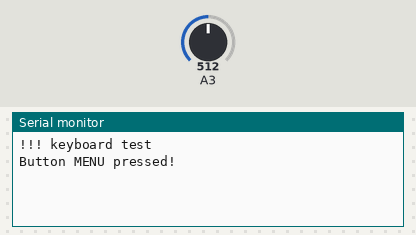
Bench run of a sketch on a simulated Arduino Uno, built with avr-gcc and run on an emulated ATmega328P. Shown: the last lines printed to the serial monitor. The inputs (shaded band) are chosen by the test bench; at power-on: A3 = 512.

Above: at 1.2 s.
1.3 s: A3 set to 370
At 2.2 s:
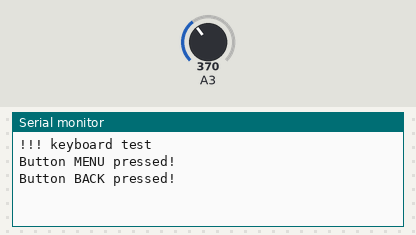
2.9 s: A3 set to 760
At 3.3 s:
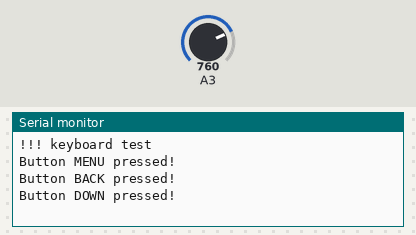
4.4 s: A3 set to 1010
At 5.7 s:
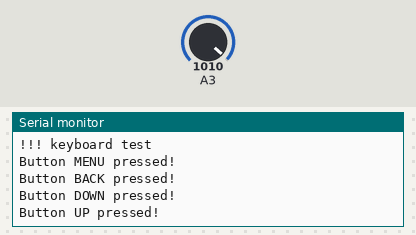

The sketch:

arduino_uno_wifi_-_analog_keyboard.ino
```cpp
#include "src/AnalogKeyboard/AnalogKeyboard.h"

// setari
#define KEYBOARD_ANALOG_PORT A3
#define SERIAL_BAUDRATE 115200 // fast enough

AnalogKeyboard keyboard(KEYBOARD_ANALOG_PORT);

void setup() {
	Serial.begin(SERIAL_BAUDRATE);

	// setup keyboard
	keyboard.setDebounceTime(100);

	Serial.println("!!! keyboard test");
}

void loop() {
	// uint16_t reading = analogRead(KEYBOARD_ANALOG_PORT);
	// Serial.println(reading);
	// delay(1000);

	if (keyboard.upIsPressed()) {
		Serial.println("Button UP pressed!");
	}
	if (keyboard.downIsPressed()) {
		Serial.println("Button DOWN pressed!");
	}
	if (keyboard.menuIsPressed()) {
		Serial.println("Button MENU pressed!");
	}
	if (keyboard.backIsPressed()) {
		Serial.println("Button BACK pressed!");
	}

	keyboard.run();
}
```

AnalogKeyboard.cpp
```cpp
#include "AnalogKeyboard.h"

AnalogKeyboard::AnalogKeyboard(uint8_t p_pin) : _analogPin(p_pin) {
	pinMode(_analogPin, INPUT);
}

bool AnalogKeyboard::upIsPressed() {
	return _buttonPressed == KEYBOARD_UP;
}

bool AnalogKeyboard::downIsPressed() {
	return _buttonPressed == KEYBOARD_DOWN;
}

bool AnalogKeyboard::menuIsPressed() {
	return _buttonPressed == KEYBOARD_MENU;
}

bool AnalogKeyboard::backIsPressed() {
	return _buttonPressed == KEYBOARD_BACK;
}

void AnalogKeyboard::setDebounceTime(uint16_t p_time) {
	_debounceTime = p_time;
}
void AnalogKeyboard::run() {
	unsigned long millisec = millis();
	uint16_t reading = analogRead(_analogPin);
	keyboardKey keyReading = KEYBOARD_NONE;

	// transform reading in button type
	if (reading > 1000) { // usually 1023
		keyReading = KEYBOARD_UP;
	} else if (reading > 750 && reading < 830) { // usually 791
		keyReading = KEYBOARD_DOWN;
	} else if (reading > 500 && reading < 600) { // usually 561
		keyReading = KEYBOARD_MENU;
	} else if (reading > 280 && reading < 380) { // usually 333
		keyReading = KEYBOARD_BACK;
	}

	// handle _buttonPressed
	_buttonPressed = KEYBOARD_NONE;

	if (keyReading != _lastState) {
		_timeNow = millisec;
	}

	if (keyReading == KEYBOARD_UP && (millisec - _timeNow) > _debounceTime) {
		if (!_ignoreReadingUp) {
			_buttonPressed = KEYBOARD_UP;
			_ignoreReadingUp = true;
		}
	} else {
		_ignoreReadingUp = false;
	}
	if (keyReading == KEYBOARD_DOWN && (millisec - _timeNow) > _debounceTime) {
		if (!_ignoreReadingDown) {
			_buttonPressed = KEYBOARD_DOWN;
			_ignoreReadingDown = true;
		}
	} else {
		_ignoreReadingDown = false;
	}
	if (keyReading == KEYBOARD_MENU && (millisec - _timeNow) > _debounceTime) {
		if (!_ignoreReadingMenu) {
			_buttonPressed = KEYBOARD_MENU;
			_ignoreReadingMenu = true;
		}
	} else {
		_ignoreReadingMenu = false;
	}
	if (keyReading == KEYBOARD_BACK && (millisec - _timeNow) > _debounceTime) {
		if (!_ignoreReadingBack) {
			_buttonPressed = KEYBOARD_BACK;
			_ignoreReadingBack = true;
		}
	} else {
		_ignoreReadingBack = false;
	}

	_lastState = keyReading;
}
```

AnalogKeyboard.h
```cpp
#ifndef ANALOG_KEYBOARD_H
#define ANALOG_KEYBOARD_H

#include <Arduino.h>

#define BUTTON_DEBOUNCE_TIME  300 // in milliseconds

enum keyboardKey {
	KEYBOARD_NONE,
	KEYBOARD_UP,
	KEYBOARD_DOWN,
	KEYBOARD_MENU,
	KEYBOARD_BACK
};

class AnalogKeyboard {
public:
	AnalogKeyboard(uint8_t p_pin);
	void run();
	bool upIsPressed();
	bool downIsPressed();
	bool menuIsPressed();
	bool backIsPressed();
	void setDebounceTime(uint16_t p_time);
private:
	uint8_t _analogPin;
	uint16_t _debounceTime = BUTTON_DEBOUNCE_TIME;
	keyboardKey _buttonPressed = KEYBOARD_NONE;
	keyboardKey _lastState = KEYBOARD_NONE;
	unsigned long _timeNow = 0;
	bool _ignoreReadingUp = false; // to trigger button pressed event only once (until it gets released)
	bool _ignoreReadingDown = false; // to trigger button pressed event only once (until it gets released)
	bool _ignoreReadingMenu = false; // to trigger button pressed event only once (until it gets released)
	bool _ignoreReadingBack = false; // to trigger button pressed event only once (until it gets released)
};

#endif
```

Measured:
- after the input at 1.3 s, the serial monitor: prints a new line after 0.10 s (image 1)
- after the input at 2.9 s, the serial monitor: prints a new line after 0.10 s (image 2)
- after the input at 4.4 s, the serial monitor: prints a new line after 0.10 s (image 3)
